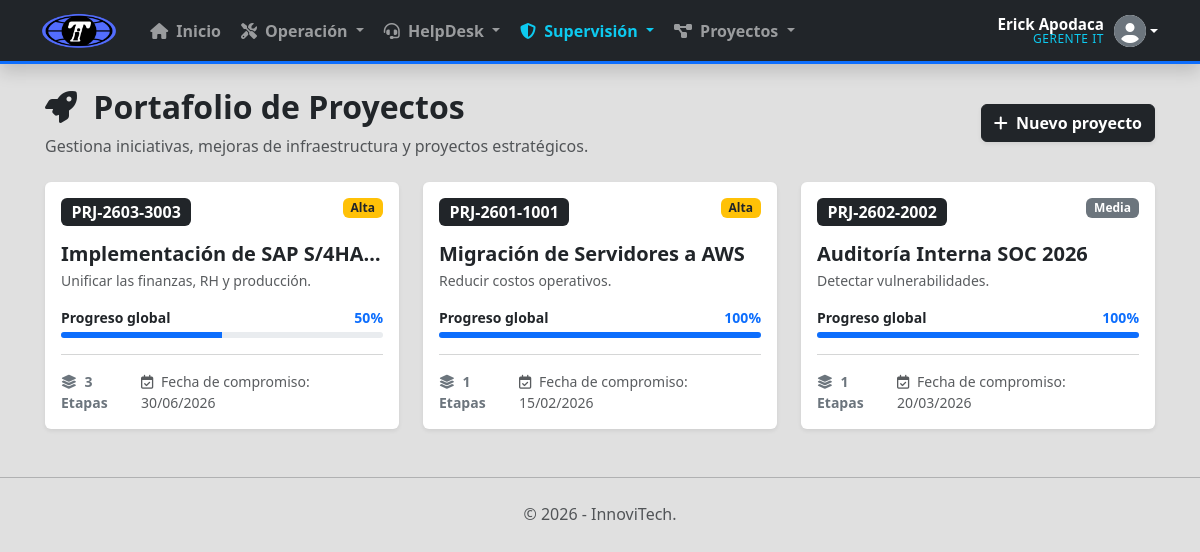
Page /TaskManager/manage_projects.php (signed in) on the committed database.
### tables this page shows
CREATE TABLE `projects` (
  `Id` varchar(36) NOT NULL,
  `Folio` varchar(50) NOT NULL,
  `Name` varchar(200) NOT NULL,
  `Description` text DEFAULT NULL,
  `Objective` text DEFAULT NULL,
  `ExpectedResult` text DEFAULT NULL,
  `PrimaryDepartmentId` varchar(36) NOT NULL,
  `StatusId` int(11) NOT NULL DEFAULT 2,
  `PriorityId` int(11) NOT NULL,
  `StartDate` date DEFAULT NULL,
  `CommitmentDate` date DEFAULT NULL,
  `CompletedDate` datetime DEFAULT NULL,
  `ProgressPercentage` int(11) DEFAULT 0,
  `RowVersion` timestamp NOT NULL DEFAULT current_timestamp() ON UPDATE current_timestamp(),
  `IsDeleted` tinyint(1) DEFAULT 0,
  `DeletedAt` datetime DEFAULT NULL,
  `DeletedBy` varchar(36) DEFAULT NULL,
  PRIMARY KEY (`Id`),
  UNIQUE KEY `Folio` (`Folio`)
);

CREATE TABLE `priorities` (
  `Id` int(11) NOT NULL AUTO_INCREMENT,
  `Name` varchar(50) NOT NULL,
  PRIMARY KEY (`Id`),
  UNIQUE KEY `Name` (`Name`)
);

### TaskManager/manage_projects.php (the view, shortened to what this page needs)
<?php
require_once 'conexion.php';
$deptoId = $_SESSION['DepartmentID'];
$sqlProjects = "SELECT p.*, pr.Name as Prioridad, s.Name as Estado,
                (SELECT COUNT(*) FROM ProjectStages WHERE ProjectId = p.Id) as TotalEtapas
                FROM Projects p
                JOIN Priorities pr ON p.PriorityId = pr.Id
                JOIN Statuses s ON p.StatusId = s.Id
                WHERE p.PrimaryDepartmentId = ? AND p.IsDeleted = 0
                ORDER BY p.RowVersion DESC";
$stmt = $pdo->prepare($sqlProjects);
$stmt->execute([$deptoId]);
$proyectos = $stmt->fetchAll();
require 'layout.php';
?>
<div class="mt-4 mb-4 d-flex justify-content-between align-items-center flex-wrap gap-3">
    <div>
        <h2 class="fw-bold text-dark"><i class="fas fa-rocket me-2"></i> Portafolio de Proyectos</h2>
        <p class="text-muted mb-0">Gestiona iniciativas, mejoras de infraestructura y proyectos estratégicos.</p>
    </div>
    <button type="button" class="btn btn-dark fw-bold shadow-sm" data-bs-toggle="modal" data-bs-target="#newProjectModal">
        <i class="fas fa-plus me-1"></i> Nuevo proyecto
    </button>
</div>
<div class="row g-4 mb-5">
    <?php if (count($proyectos) > 0): ?>
        <?php foreach ($proyectos as $p): ?>
            <div class="col-md-6 col-xl-4">
                <a href="project_dashboard.php?id=<?= $p['Id'] ?>" class="text-decoration-none">
                    <div class="card shadow-sm border-0 h-100 transition-hover">
                        <div class="card-body d-flex flex-column">
                            <div class="d-flex justify-content-between align-items-start mb-2">
                                <span class="badge bg-dark fs-6"><?= $p['Folio'] ?></span>
                                <span class="badge <?= $p['Prioridad'] == 'Crítica' ? 'bg-danger' : ($p['Prioridad'] == 'Alta' ? 'bg-warning text-dark' : 'bg-secondary') ?> px-2 py-1">
                                    <?= $p['Prioridad'] ?>
                                </span>
                            </div>
                            <h5 class="fw-bold text-dark mt-2 mb-1 text-truncate" title="<?= htmlspecialchars($p['Name']) ?>">
                                <?= htmlspecialchars($p['Name']) ?>
                            </h5>
                            <p class="text-muted small mb-3 text-truncate" style="max-height: 40px; overflow: hidden;">
                                <?= htmlspecialchars($p['Objective'] ?? 'Sin objetivo definido.') ?>
                            </p>
                            <div class="mt-auto">
                                <div class="d-flex justify-content-between align-items-center mb-1">
                                    <span class="small fw-bold text-dark">Progreso global</span>
                                    <span class="small fw-bold text-primary"><?= $p['ProgressPercentage'] ?>%</span>
                                </div>
                                <div class="progress" style="height: 6px;">
                                    <div class="progress-bar bg-primary" role="progressbar" style="width: <?= $p['ProgressPercentage'] ?>%;"></div>
                                </div>
                            </div>
                            <hr class="text-muted opacity-25 my-3">
                            <div class="d-flex justify-content-between align-items-center small">
                                <span class="text-secondary fw-bold">
                                    <i class="fas fa-layer-group me-1"></i> <?= $p['TotalEtapas'] ?> Etapas
                                </span>
                                <span class="text-muted">
                                    <i class="far fa-calendar-check me-1"></i> Fecha de compromiso: <?= $p['CommitmentDate'] ? date('d/m/Y', strtotime($p['CommitmentDate'])) : 'N/A' ?>
                                </span>
                            </div>
                        </div>
                    </div>
                </a>
            </div>
        <?php endforeach; ?>
    <?php endif; ?>
</div>
<?php require 'footer.php'; ?>

### TaskManager/layout.php (shortened to what this page needs)
<!DOCTYPE html>
<html lang="es">
<head>
    <link href="https://cdn.jsdelivr.net/npm/bootstrap@5.3.0/dist/css/bootstrap.min.css" rel="stylesheet">
    <link href="https://cdnjs.cloudflare.com/ajax/libs/font-awesome/6.5.1/css/all.min.css" rel="stylesheet" />
</head>
<body>
    <nav class="navbar navbar-expand-md navbar-dark navbar-custom mb-4 shadow">
        <div class="container">
            <a class="navbar-brand d-flex align-items-center" href="index.php">
                <img src="assets/img/innovitech.png" alt="Logo" style="height: 35px; margin-right: 10px;" onerror="this.src='https://via.placeholder.com/150x40/212529/FFFFFF?text=INNOVITECH'" />
            </a>
            <div class="collapse navbar-collapse" id="navbarContent">
                <ul class="navbar-nav me-auto gap-1">
                    <li class="nav-item">
                        <a class="nav-link fw-bold" href="index.php"><i class="fas fa-home me-1"></i> Inicio</a>
                    </li>
                    <li class="nav-item dropdown">
                        <a class="nav-link dropdown-toggle fw-bold" href="#" data-bs-toggle="dropdown">
                            <i class="fas fa-tools me-1"></i> Operación
                        </a>
                    </li>
                    <li class="nav-item dropdown">
                        <a class="nav-link dropdown-toggle fw-bold" href="#" data-bs-toggle="dropdown">
                            <i class="fas fa-headset me-1"></i> HelpDesk
                        </a>
                    </li>
                    <?php if (isset($_SESSION['RoleName']) && $_SESSION['RoleName'] === 'Administrativo'): ?>
                        <li class="nav-item dropdown">
                            <a class="nav-link dropdown-toggle fw-bold text-info" href="#" data-bs-toggle="dropdown">
                                <i class="fas fa-shield-alt me-1"></i> Supervisión
                            </a>
                        </li>
                    <?php endif; ?>
                    <?php if (isset($_SESSION['RoleName']) && in_array($_SESSION['RoleName'], ['Administrativo', 'Auditor'])): ?>
                        <li class="nav-item dropdown">
                            <a class="nav-link dropdown-toggle fw-bold" href="#" data-bs-toggle="dropdown">
                                <i class="fas fa-project-diagram me-1"></i> Proyectos
                            </a>
                        </li>
                    <?php endif; ?>
                </ul>
                <div class="d-flex align-items-center ms-auto">
                    <?php if (isset($_SESSION['UserID'])): ?>
                        <div class="dropdown">
                            <a href="#" class="nav-link dropdown-toggle text-white d-flex align-items-center" id="userDropdown" data-bs-toggle="dropdown">
                                <div class="nav-profile-text text-end d-none d-md-block">
                                    <span class="nav-profile-name"><?= htmlspecialchars($_SESSION['FullName']) ?></span>
                                    <span class="nav-profile-job text-info"><?= htmlspecialchars($_SESSION['JobTitle'] ?? $_SESSION['RoleName']) ?></span>
                                </div>
                                <i class="fas fa-user-circle fs-2 text-secondary bg-white rounded-circle"></i>
                            </a>
                        </div>
                    <?php endif; ?>
                </div>
            </div>
        </div>
    </nav>
    <div class="container body-content mt-4 mb-5">

### TaskManager/footer.php (shortened to what this page needs)
</div> <hr />
    <footer class="container text-center text-muted mt-4 mb-4">
        <p>&copy; <?= date('Y') ?> - InnoviTech.</p>
    </footer>
</body>
</html>

### TaskManager/layout.php (style rules this page uses)
body { background-color: #E0E0E0 !important; }
.navbar-custom { background-color: #212529; border-bottom: 3px solid #0d6efd; }
.navbar-custom .nav-link { transition: color 0.2s; }
.body-content { max-width: 1150px; margin: 0 auto; padding: 0 20px; }
.nav-profile-text { line-height: 1.1; margin-right: 10px; }
.nav-profile-name { display: block; font-weight: bold; font-size: 0.95rem; }
.nav-profile-job { display: block; font-size: 0.75rem; color: rgba(255,255,255,0.6); text-transform: uppercase; letter-spacing: 0.5px; }

### TaskManager/manage_projects.php (style rules this page uses)
.transition-hover { transition: transform 0.2s ease, box-shadow 0.2s ease; cursor: pointer; }

### rows in the picture
projects: Folio "PRJ-2603-3003", PriorityId.Name "Alta", Name "Implementación de SAP S/4HA…", Objective "Unificar las finanzas, RH y producción.", ProgressPercentage "50", TotalEtapas "3", CommitmentDate "30/06/2026"
projects: Folio "PRJ-2601-1001", PriorityId.Name "Alta", Name "Migración de Servidores a AWS", Objective "Reducir costos operativos.", ProgressPercentage "100", TotalEtapas "1", CommitmentDate "15/02/2026"
projects: Folio "PRJ-2602-2002", PriorityId.Name "Media", Name "Auditoría Interna SOC 2026", Objective "Detectar vulnerabilidades.", ProgressPercentage "100", TotalEtapas "1", CommitmentDate "20/03/2026"

### other values in the picture
$_SESSION['FullName'] "Erick Apodaca"
$_SESSION['JobTitle'] "GERENTE IT"
